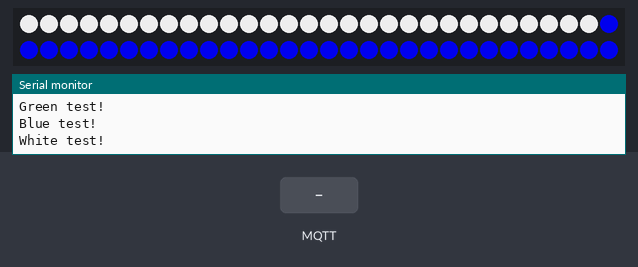
A sketch run on a simulated Arduino MKR. On the bench: 60 RGB LEDs in strip order, left to right, continuing on the next row, the last lines printed to the serial monitor. Inputs (shaded band) come from the test bench. Dim RGB values are drawn brighter than linear; WiFi joins after 1.5 s; servers stay silent unless stated; random numbers use the default seed unless the sketch sets one; no MQTT or app messages arrive unless stated.

Above: at 4.0 s.
5.6 s: MQTT message "n" arrives on the first subscribed topic
At 6.4 s:
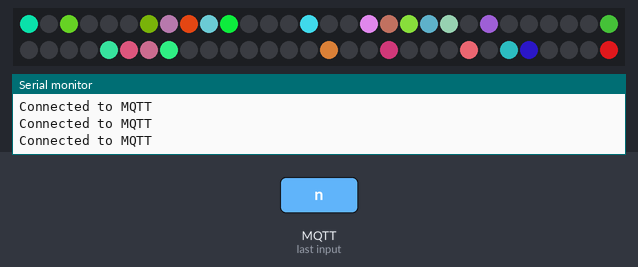
7.3 s: MQTT message "s" arrives on the first subscribed topic
At 7.55 s:
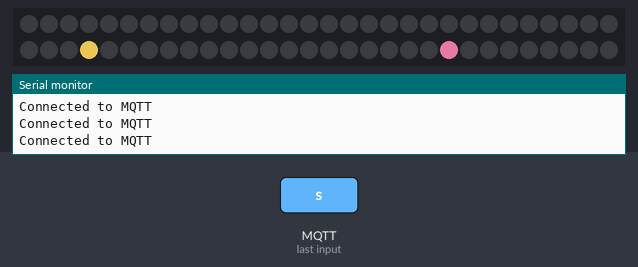
9.4 s: MQTT message "S" arrives on the first subscribed topic
12.4 s: MQTT message "e" arrives on the first subscribed topic
At 13.2 s:
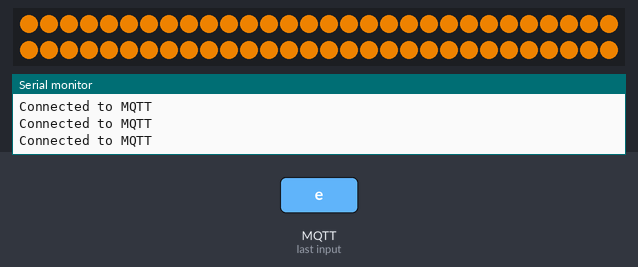
13.9 s: MQTT message "R" arrives on the first subscribed topic
At 14.13 s:
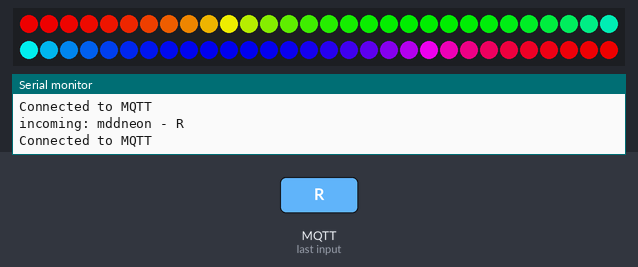

The sketch:

rainbow_flex_3.ino
```cpp
/*


    LIBRARIES!


*/
#include <Adafruit_DotStar.h>
#include <WiFiNINA.h>
#include <MQTT.h>
#include <SPI.h>

#include "FastLED.h"
#include <Adafruit_NeoPixel.h>

#define LED_PIN     6
#define NUMPIXELS  60
Adafruit_NeoPixel strip(NUMPIXELS, LED_PIN, NEO_GRB + NEO_KHZ800);
#define BRIGHTNESS 200 // range of 0 - 255


int rainbowColors[] = {
  0xff0000,
  0xff8800,
  0xffff00,
  0x00ff00,
  0x00FFFF,
  0x0000ff,
  0x8800ff,
  0xff00ff
};

int colorCount = 8;
int rainbowStartIndex = 0;
int epilepsyValue = 0;

#define ANIMATION_OFF 0
#define ANIMATION_ROTATING_RAINBOW 1
#define ANIMATION_OSCILLATING_RANDOMNESS 2
#define ANIMATION_SPARKLES 3
#define ANIMATION_SPARKLES_MINI 4
#define ANIMATION_EPILEPSY 5

int animationMode = ANIMATION_OFF;

/*


    WIFI THINGS!


*/
// IoT NETWORK
//const char WIFI_SSID[] = "IoT"; // WiFI ssid
//const char WIFI_PASS[] = "IoT4onderwijs"; //WiFI password

// iPhone hotspot
//const char WIFI_SSID[] = "iPhone van Bambi"; // WiFI ssid
//const char WIFI_PASS[] = "gradient"; //WiFI password

// home wifi
const char WIFI_SSID[] = "Verdieping 3 Koelkast"; // WiFI ssid
const char WIFI_PASS[] = "Kutinternet123"; //WiFI password

//WiFiSSLClient ipCloudStack;
WiFiClient wifiClient;
MQTTClient mqttClient;

int status = WL_IDLE_STATUS;

// Wia Cloud MQTT params
char mqttCloudServer[]     = "broker.shiftr.io"; //iot.eclipse.org";//"
int  mqttCloudPort         = 1883;

// get this from the wia dashboard. it should start with `d_sk`
char mqttCloudUsername[]   = "try";
char mqttCloudPassword[]   = "try";

// Topics
#define pingCommandTopic "mddneon"

/*


    SETUP!


*/

void setup() {
  Serial.begin(115200);
  while (!Serial) ; // wait untill serial connection is ready and kickin'

  strip.begin(); // Initialize pins for output
  strip.show(); // turn all off
  strip.setBrightness(BRIGHTNESS);

  int isconnected = wifi_connect(WIFI_SSID, WIFI_PASS);
  if ( WL_CONNECTED ==  isconnected) {
    on_wifi_success();
  }
}


/*


      MESSAGE PARSING


*/
void messageReceived(String &topic, String &payload) {
  Serial.println("incoming: " + topic + " - " + payload);

  // listen to mddneon channel
  if (topic.equals(pingCommandTopic)) {

    animationMode = ANIMATION_OFF;

  if (payload.equals("e")) {
      for (int i = 0; i < strip.numPixels(); i++) {
        strip.setPixelColor(i, strip.Color(255, 140, 0) );
      }
      strip.show();
    }

    else if (payload.equals("R")) { // key press R
//      rainbow(25);
      animationMode = ANIMATION_ROTATING_RAINBOW;
    }

    else if (payload.equals("n")) { // key press n
      animationMode = ANIMATION_OSCILLATING_RANDOMNESS;
    }

    else if (payload.equals("s")) { // key press s
      animationMode = ANIMATION_SPARKLES;
    }

    else if (payload.equals("S")) { // key press S
      animationMode = ANIMATION_SPARKLES_MINI;
    }

    else if (payload.equals("e")) { // key press e
      animationMode = ANIMATION_EPILEPSY;
    }

    else if (payload.indexOf("0x") == 0) {

      animationMode = ANIMATION_OFF;

      // color picker
      String hexString = payload.substring(2);
      //      Serial.print("hex received: ");
      //      Serial.println(hexString);

      char hexStringAsCharArray[6];
      hexString.toCharArray(hexStringAsCharArray, 7);
      //      Serial.println(hexStringAsCharArray);

      int rgb = (int)strtol(hexStringAsCharArray, NULL, 16);
      //      Serial.println(rgb / 256 / 256);
      int r = rgb >> 16 & 0xff;
      int g = rgb >> 8 & 0xff;
      int b = rgb & 0xff;

      Serial.print("interpreted as: ");
      Serial.print("red=");
      Serial.print(r);
      Serial.print(", green=");
      Serial.print(g);
      Serial.print(", blue=");
      Serial.println(b);

      for ( int i = 0; i < NUMPIXELS; i++) {
        strip.setPixelColor(i, r, g, b);
      }
      strip.show();
    }

  }
}


/*

   CONNECT

*/

int wifi_connect(const char *ssid, const char *pass) {
  // Connect to WiFi network
  Serial.println();
  Serial.println();
  Serial.print("Connecting to ");
  Serial.println(ssid);
  WiFi.begin(ssid, pass);

  while (WiFi.status() != WL_CONNECTED) {
    delay(500);
    Serial.print(".");
  }
  Serial.println("");

  // light up the on-board LED to signal that we are connected to wifi
  pinMode(LED_BUILTIN, OUTPUT);
  digitalWrite(LED_BUILTIN, HIGH);

  // print WiFi connection details
  Serial.println("Connected to wifi!");
  Serial.println("with IP address: ");
  Serial.println(WiFi.localIP());

  return WiFi.status();
}

void on_wifi_success() {
  // when connected to wifi, do a test R, G, B & W
  test_sequence();
}


void connect_to_mqtt() {

  // You need to set the IP address directly.
  mqttClient.begin(mqttCloudServer, mqttCloudPort, wifiClient);


  while (!mqttClient.connect(pingCommandTopic, mqttCloudUsername, mqttCloudPassword)) {
    Serial.print("*: returnCode=");
    Serial.print(mqttClient.returnCode());
    Serial.print(" lastError=");
    Serial.print(mqttClient.lastError());
    Serial.println();
    delay(500);
  }

  Serial.println("Connected to MQTT");

  mqttClient.onMessage(messageReceived);

  mqttClient.subscribe(pingCommandTopic);
}


/*


   LOOP


*/

void loop() {
  mqttClient.loop();

  if (!wifiClient.connected()) {
    connect_to_mqtt();
  }

  switch (animationMode) {
    case ANIMATION_ROTATING_RAINBOW:
      rainbow(25);
      break;
    case ANIMATION_OSCILLATING_RANDOMNESS:
      drawOscillatingRandomness();
      break;
    case ANIMATION_SPARKLES:
      drawRandomness(0.95f);
      break;
    case ANIMATION_SPARKLES_MINI:
      drawRandomness(0.995f);
      break;
    case ANIMATION_EPILEPSY:
      drawEpilepsy();
      break;
  }
}


void blank() {
  for (int i = 0; i < strip.numPixels(); i++) { // For each pixel in strip...
    strip.setPixelColor(i, strip.Color(0, 0, 0) );
  }
  strip.show(); // Update strip with new contents
}


void test_sequence() {

  // test RED
  Serial.println("Red test!");
  for (int i = 0; i < strip.numPixels(); i++) {
    strip.setPixelColor(i, 255, 0 , 0);
    strip.show();
    delay(10);
  }

  // test GREEN
  Serial.println("Green test!");
  for (int i = 0; i < strip.numPixels(); i++) {
    strip.setPixelColor(i, 0, 255, 0);
    strip.show();
    delay(10);
  }

  // test BLUE
  Serial.println("Blue test!");
  for (int i = 0; i < strip.numPixels(); i++) {
    strip.setPixelColor(i, 0, 0, 255);
    strip.show();
    delay(10);
  }

  // test WHITE
  Serial.println("White test!");
  for (int i = 0; i < strip.numPixels(); i++) {
    strip.setPixelColor(i, 255, 255, 255);
    strip.show();
    delay(10);
  }

  // turn entire strip off
  blank();
  Serial.println("rrrrrrrready for take off!");
}


/*


   MARCUS'S RANDOM MAGIC


*/


void drawEpilepsy() {
  epilepsyValue = 255 - epilepsyValue;
  for ( int i = 0; i < NUMPIXELS; i++) {
    strip.setPixelColor(i, epilepsyValue, epilepsyValue, epilepsyValue); //
  }
  strip.show();
}

void drawOscillatingRandomness() {
  float cyclePercentage = (millis() % 5000) / 5000.0f; // 0..1
  float triangle = cyclePercentage < 0.5 ? (cyclePercentage * 2) : (1 - (cyclePercentage - 0.5) * 2); // 0..1..0
  drawRandomness(triangle);
}


void drawRandomness(float blackChance) {
  for ( int i = 0; i < NUMPIXELS; i++) {
    int col = getRainbowColor( (float)i / (NUMPIXELS - 1) );
    int r = (int)(random(255));
    int g = (int)(random(255));
    int b = (int)(random(255));

    if (random(10000.0f) < blackChance * 10000.0f) {
      r = g = b = 0;
    }
    strip.setPixelColor(i, g, r, b); //
  }
  strip.show();
}

/*


   RAINBOW STUFF


*/


void drawRainbow() {
  for ( int i = 0; i < NUMPIXELS; i++) {
    int col = getRainbowColor( (float)i / (NUMPIXELS - 1) );
    int r = col >> 16 & 0xff;
    int g = col >> 8 & 0xff;
    int b = col & 0xff;
    strip.setPixelColor(i, g, r, b); //
  }
  strip.show();
}

void drawRotatingRainbow() {
  for ( int i = 0; i < NUMPIXELS; i++) {
    int index = (i + rainbowStartIndex) % NUMPIXELS;
    int col = getRainbowColor( (float)index / (NUMPIXELS - 1) );
    int r = col >> 16 & 0xff;
    int g = col >> 8 & 0xff;
    int b = col & 0xff;
    strip.setPixelColor(i, g, r, b); //
  }
  strip.show();
  rainbowStartIndex++;
  rainbowStartIndex %= NUMPIXELS;
  Serial.println(rainbowStartIndex);
}

int getRainbowColor(float percentage)  {
  percentage = max(0, min(1, percentage));

  int index0 = (int)floor(colorCount * percentage);
  int index1 = min(colorCount - 1, index0 + 1);

  float p1 = colorCount * percentage - index0; //0: use col0, 1: use col1
  float p0 = 1 - p1;
  int col0 = rainbowColors[index0];
  int col1 = rainbowColors[index1];
  int r0 = col0 >> 16 & 0xff;
  int g0 = col0 >> 8 & 0xff;
  int b0 = col0 & 0xff;
  int r1 = col1 >> 16 & 0xff;
  int g1 = col1 >> 8 & 0xff;
  int b1 = col1 & 0xff;

  int r = (int)(r0 * p0 + r1 * p1);
  int g = (int)(g0 * p0 + g1 * p1);
  int b = (int)(b0 * p0 + b1 * p1);

  return r << 16 | g << 8 | b;
}


/*


   SOME FUN NEOPIXEL COLOR MODES


*/


// Rainbow cycle along whole strip. Pass delay time (in ms) between frames.
void rainbow(int wait) {
  // Hue of first pixel runs 5 complete loops through the color wheel.
  // Color wheel has a range of 65536 but it's OK if we roll over, so
  // just count from 0 to 5*65536. Adding 256 to firstPixelHue each time
  // means we'll make 5*65536/256 = 1280 passes through this outer loop:
  for (long firstPixelHue = 0; firstPixelHue < 5 * 65536; firstPixelHue += 256) {
    for (int i = 0; i < strip.numPixels(); i++) { // For each pixel in strip...
      // Offset pixel hue by an amount to make one full revolution of the
      // color wheel (range of 65536) along the length of the strip
      // (strip.numPixels() steps):
      int pixelHue = firstPixelHue + (i * 65536L / strip.numPixels());
      // strip.ColorHSV() can take 1 or 3 arguments: a hue (0 to 65535) or
      // optionally add saturation and value (brightness) (each 0 to 255).
      // Here we're using just the single-argument hue variant. The result
      // is passed through strip.gamma32() to provide 'truer' colors
      // before assigning to each pixel:
      strip.setPixelColor(i, strip.gamma32(strip.ColorHSV(pixelHue)));
    }
    strip.show(); // Update strip with new contents
    delay(wait);  // Pause for a moment
  }
}

void colorWipe(uint32_t color, int wait) {
  for (int i = 0; i < strip.numPixels(); i++) { // For each pixel in strip...
    strip.setPixelColor(i, color);         //  Set pixel's color (in RAM)
    strip.show();                          //  Update strip to match
    delay(wait);                           //  Pause for a moment
  }
}
```

Measured:
- after the input at 5.6 s, the LEDs: first change after 0.08 s (image 1 shows a later state)
- after the input at 13.9 s, the LEDs: change after 0.07 s (image 4)
